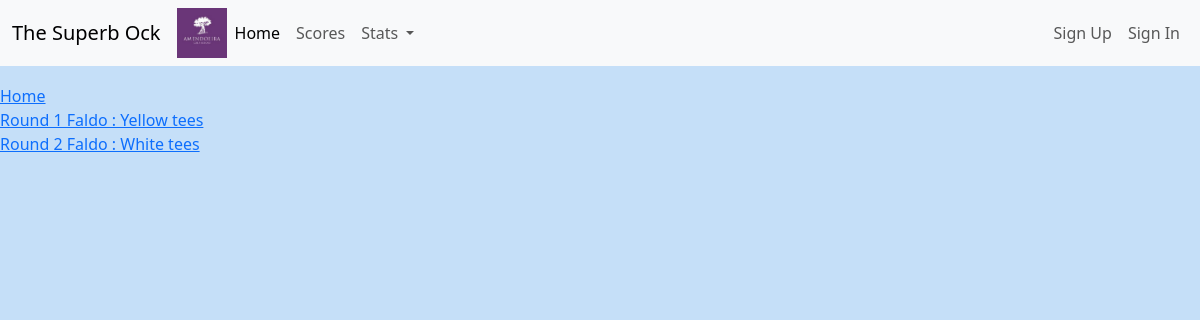
Page /scoringreadlist/ on the earlier database version.
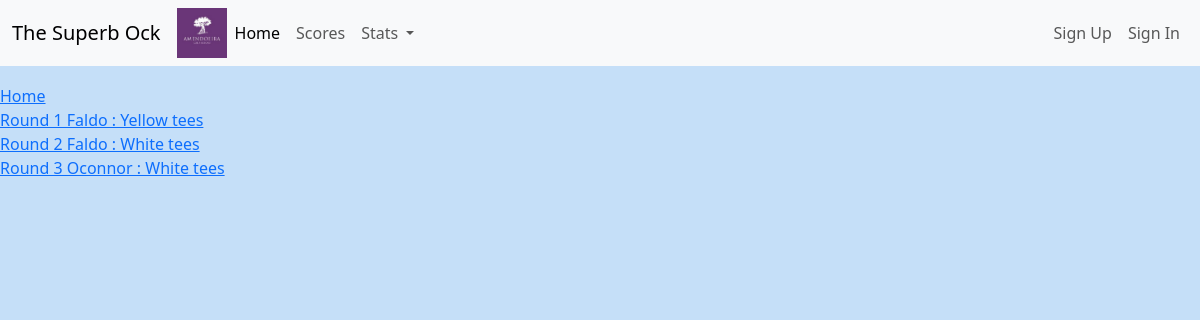
Same page on the later database version.
### courses/models.py (models this page shows)
class Round(models.Model):
    course = models.CharField(max_length=10)
    tees = models.CharField(max_length=7)
    round_number = models.IntegerField(default=1)
    def __str__(self) -> str:
        return 'Round ' + str(self.round_number) + ' ' + str(self.course) + ' : ' + str(self.tees) + ' tees'

### courses/views.py (the view)
# urls.py: path('scoringreadlist/', views.scoringreadlist ,name='scoringreadlist'),
def scoringreadlist(request):
    round = Round.objects.all()
    return render(request, 'courses/scoringreadlist.html', {'round': round})

### courses/templates/courses/scoringreadlist.html (shortened to what this page needs)
{% extends 'courses/base.html' %}
{% block content %}
<a href="{% url 'home' %}">Home</a><br>
{% for play in round %}
<a href="{{play.round_number}}">{{play}}</a>
<br>
{% endfor %}
{% endblock %}

Differences in the rows shown:
added Round: round_number+course+tees "Round 3 Oconnor : White tees"
